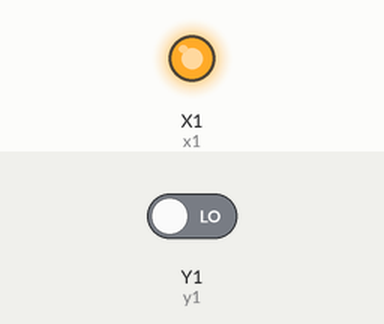
This program was run on a simulated pyboard running MicroPython. Shown: output pins drawn as LEDs (lit = HIGH). Inputs (shaded band) come from the test bench; at power-on: Y1 (y1) LOW. What the program prints to the serial console is not drawn.

Above: at 1.2 s.
1.3 s: Y1 (y1) driven HIGH
At 2.2 s:
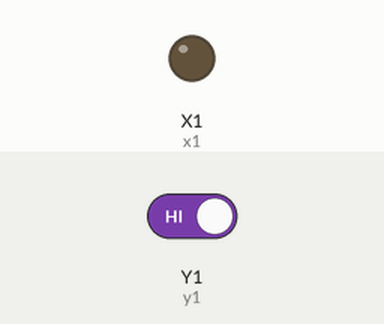
2.8 s: Y1 (y1) driven LOW
At 3.3 s:
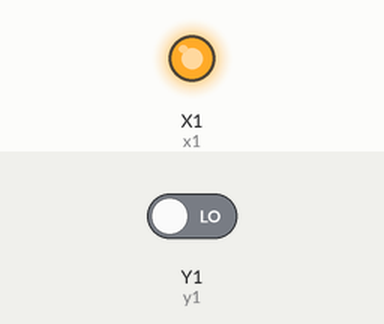
Timing chart, 0 to 5.8 s (numbered marks = the images above; inputs shaded):
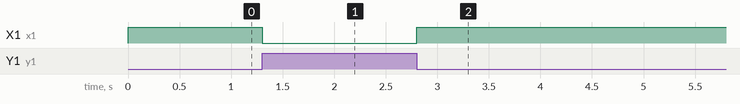

The program:

main.py
```python
# main.py -- put your code here!
import pyb
from machine import Pin

y1 = Pin('Y1', Pin.IN)
x1 = Pin('X1', Pin.OUT_PP)

while 1:
    #ÎÞ½ðÊôÊ±
    if y1.value() == 1 :
        print(y1.value())
        x1.value(0)
    #ÓÐ½ðÊôÊ±
    else:
        print(y1.value())
        x1.value(1)
```

Measured:
- after the input at 1.3 s, X1 (x1): HIGH → LOW at once
- after the input at 2.8 s, X1 (x1): LOW → HIGH at once
